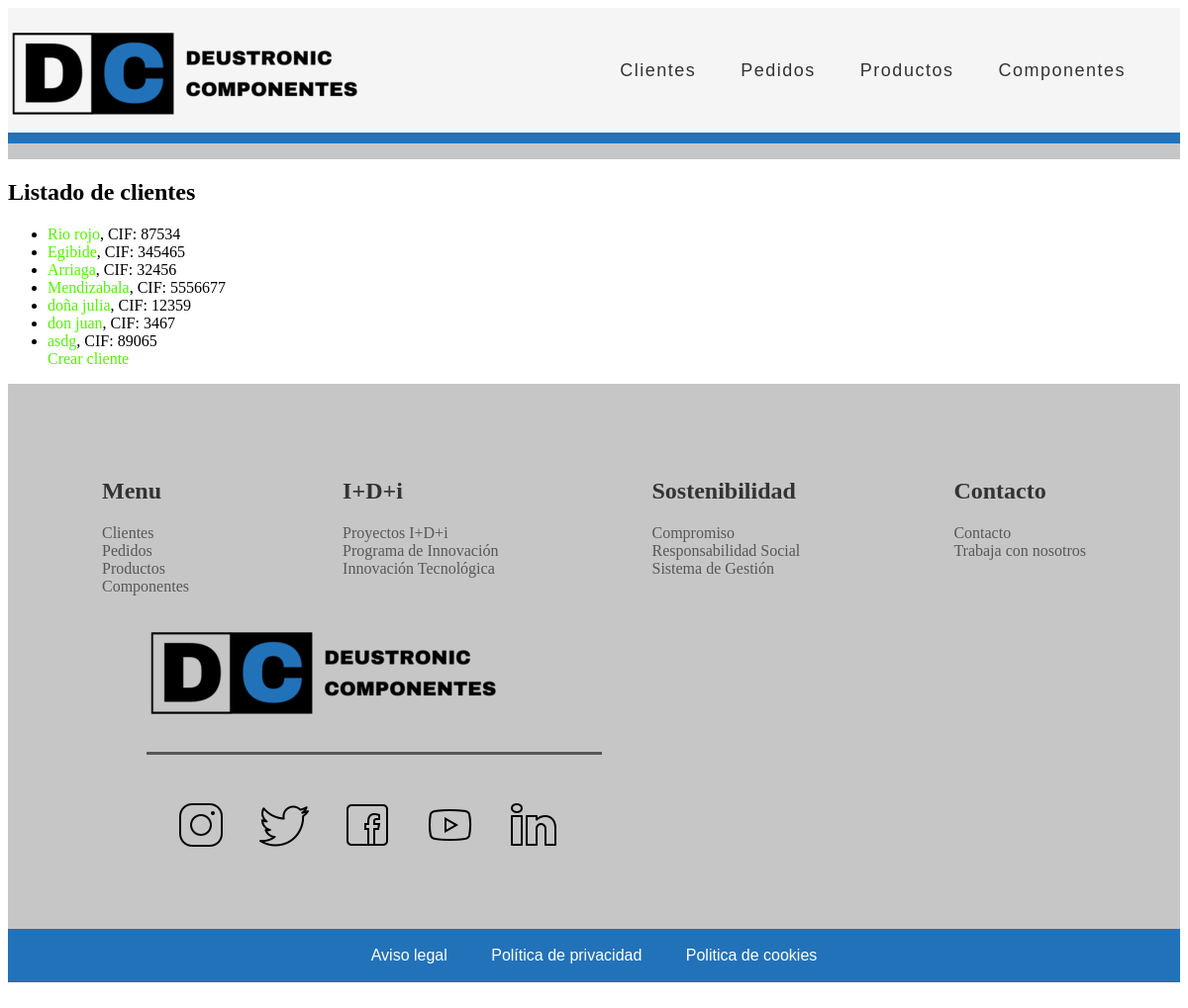
The app's page /appGestionPedidos/ with its own data.
### appGestionPedidos/models.py (models this page shows, shortened)
class Cliente(models.Model):
    CIF = models.CharField(max_length=9, unique=True)
    nombreEmpresa = models.CharField(max_length=16)
    direccion = models.CharField(max_length=60)
    datosContacto = models.CharField(max_length=60)

### appGestionPedidos/views.py (the view)
# urls.py: path('', views.ClienteListView.as_view(), name='index'), #Es provisional
class ClienteListView(ListView):
    model = Cliente

### appGestionPedidos/templates/appGestionPedidos/cliente_list.html (shortened to what this page needs)
{% extends "base.html" %}
{% block contenido %}
    <h2>Listado de clientes</h2>
    {% if cliente_list %}
        <ul>
        {% for cliente in cliente_list %}
            <li>
                <a href="/appGestionPedidos/cliente_list/{{ cliente.id }}">{{ cliente.nombreEmpresa }}</a>, CIF: {{ cliente.CIF }}
            </li>
        {% endfor %}
        <a href="/appGestionPedidos/cliente/create">Crear cliente</a>
        </ul>
    {% else %}
    <p>No hay clientes creados.</p>
    {% endif %}
{% endblock %}

### appGestionPedidos/static/CSS/estilos.css (style rules this page uses)
a:link, a:visited { color: rgb(83, 243, 3); text-decoration: none; }

### records on screen
Cliente: nombreEmpresa "Rio rojo", CIF "87534"
Cliente: nombreEmpresa "Egibide", CIF "345465"
Cliente: nombreEmpresa "Arriaga", CIF "32456"
Cliente: nombreEmpresa "Mendizabala", CIF "5556677"
Cliente: nombreEmpresa "doña julia", CIF "12359"
Cliente: nombreEmpresa "don juan", CIF "3467"
Cliente: nombreEmpresa "asdg", CIF "89065"
